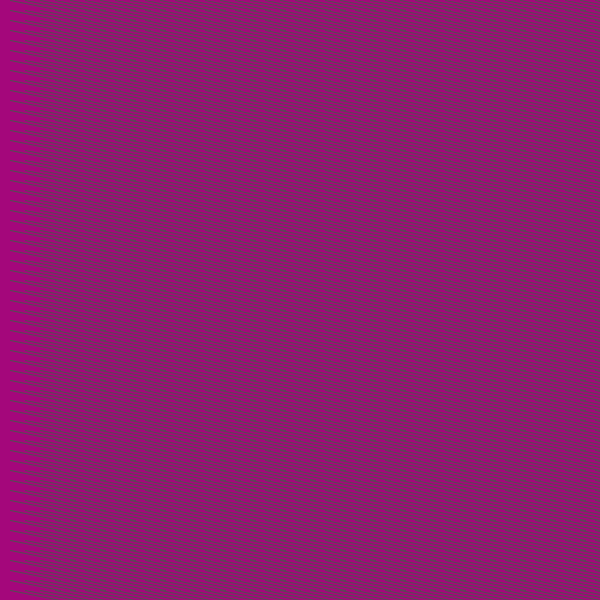
Frame 1 (no input)
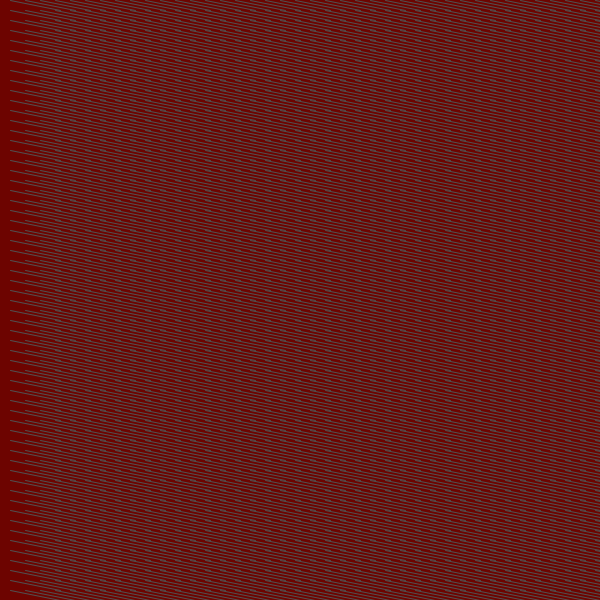
Frame 60 (the mouse pressed at the canvas centre just before this capture)
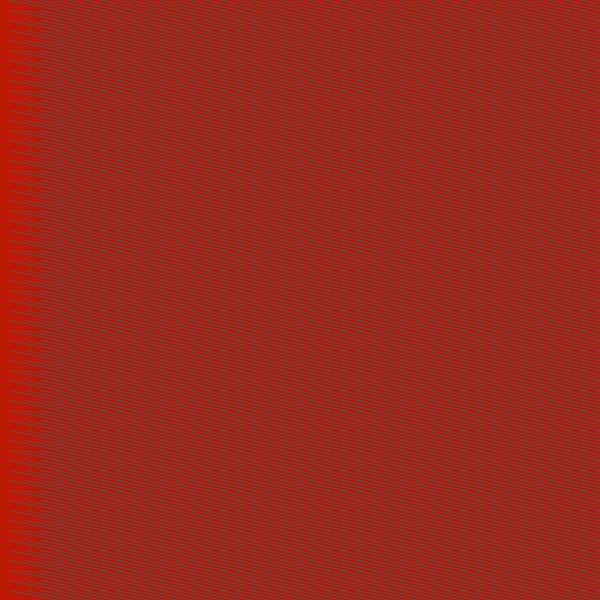
Frame 120 (the mouse held since frame 60 and released just before this capture)

The Processing sketch that drew these frames (run headless with seeded random() and noise(); from frame 60 on, the mouse is pressed at the canvas centre):

// Processing sketch: processing_39426
// ── processing_39426.pde

int x ;
int y;

void setup () {
  size (600,600) ;
  smooth () ;
  
  }
  
  void draw () {
    background (random (255), random (30), random (130)) ;
    stroke (80) ;
    for (int x = 10 ; x < width ; x +=15 ) {
    for (int y = 0; y < height ; y+= 10 ) {
        if ( (x % 40 ) == 1 ) {
       line (x,y, x+4, y +5 ) ;
        } else {
          line (x,y,x+50, y +10) ;
          fill (random (40), (255), (70) ) ;
        }
      }
    }
  }
                
